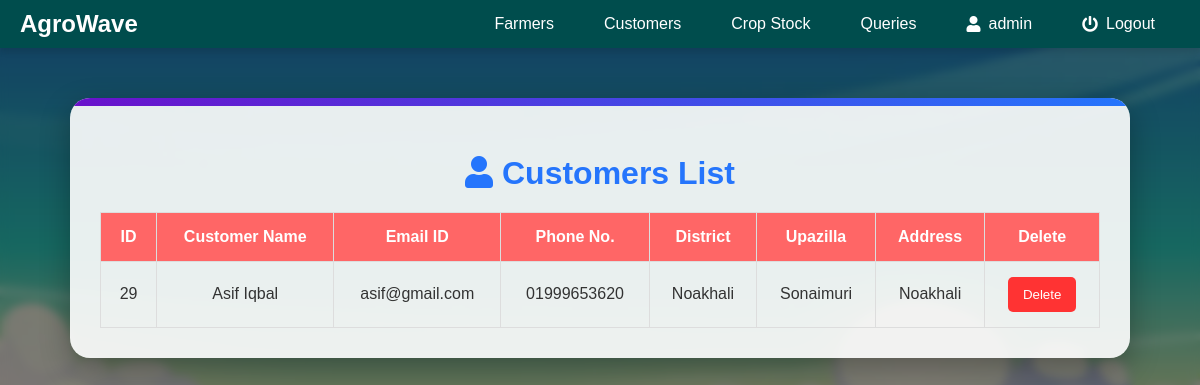
The page /admin/acustomers.php (signed in) on the database its author committed.
### tables this page shows
CREATE TABLE `custlogin` (
  `cust_id` int(20) NOT NULL,
  `cust_name` varchar(255) NOT NULL,
  `password` varchar(255) NOT NULL,
  `email` varchar(255) NOT NULL,
  `address` varchar(255) NOT NULL,
  `city` varchar(255) NOT NULL,
  `pincode` varchar(255) NOT NULL,
  `state` varchar(255) NOT NULL,
  `phone_no` varchar(255) NOT NULL,
  `otp` int(50) NOT NULL
);

### admin/acustomers.php (the view, shortened to what this page needs)
<?php
require('../sql.php');
$user = $_SESSION['admin_login_user'];
$query4 = "SELECT * from admin where admin_name ='$user'";
$ses_sq4 = mysqli_query($conn, $query4);
$row4 = mysqli_fetch_assoc($ses_sq4);
$para2 = $row4['admin_name'];
?>
<!DOCTYPE html>
<html lang="en">
<head>
</head>
<body>
    <?php include('anav.php'); ?>
    <div class="container">
        <h2><i class="fas fa-user"></i> Customers List</h2>
        <table>
            <thead>
                <tr>
                    <th>ID</th>
                    <th>Customer Name</th>
                    <th>Email ID</th>
                    <th>Phone No.</th>
                    <th>District</th>
                    <th>Upazilla</th>
                    <th>Address</th>
                    <th>Delete</th>
                </tr>
            </thead>
            <tbody>
                <?php
                $sql = "SELECT cust_name, cust_id, email, phone_no, state, city, address, pincode FROM custlogin";
                $query = mysqli_query($conn, $sql);
                while ($res = mysqli_fetch_array($query)) { ?>
                    <tr>
                        <td><?php echo $res['cust_id']; ?></td>
                        <td><?php echo $res['cust_name']; ?></td>
                        <td><?php echo $res['email']; ?></td>
                        <td><?php echo $res['phone_no']; ?></td>
                        <td><?php echo $res['state']; ?></td>
                        <td><?php echo $res['city']; ?></td>
                        <td><?php echo $res['address']; ?></td>
                        <td>
                            <button>
                                <a href="acdelete.php?id=<?php echo $res['cust_id']; ?>">Delete</a>
                            </button>
                        </td>
                    </tr>
                <?php } ?>
            </tbody>
        </table>
    </div>
</body>
</html>

### admin/anav.php (shortened to what this page needs)
<!DOCTYPE html>
<html lang="en">
<head>
  <link href="https://cdnjs.cloudflare.com/ajax/libs/font-awesome/5.15.4/css/all.min.css" rel="stylesheet">
</head>
<body>
  <nav>
    <a href="../index.php" class="navbar-brand">
      AgroWave
    </a>
    <ul>
      <li>
      <a href="afarmers.php">Farmers</a>
      </li>
      <li>
        <a href="acustomers.php">Customers</a>
      </li>
      <li>
        <a href="aproducedcrop.php">Crop Stock</a>
      </li>
      <li>
        <a href="aviewmsg.php">Queries</a>
      </li>
      <li>
        <a href="aprofile.php"><i class="fas fa-user"></i> <?php echo $para2; ?></a>
      </li>
      <li>
        <a href="alogout.php" class="text-danger"><i class="fas fa-power-off"></i> Logout</a>
      </li>
    </ul>
  </nav>
</body>
</html>

### admin/acustomers.php (style rules this page uses)
body { font-family: 'Arial', sans-serif; margin: 0; padding: 0; background: url('../assets/img/admin.jpg') no-repeat center center fixed; background-size: cover; color: #fff; overflow-x: hidden; }
body::before { content: ''; position: fixed; top: 0; left: 0; width: 100%; height: 100%; background: rgba(0, 0, 0, 0.5); backdrop-filter: blur(4px); z-index: -1; }
.container { max-width: 1000px; margin: 50px auto; background: rgba(255, 255, 255, 0.9); color: #333; border-radius: 20px; box-shadow: 0 10px 30px rgba(0, 0, 0, 0.3); overflow: hidden; padding: 30px; position: relative; animation: fadeIn 1s ease-out; }
.container::before { content: ''; position: absolute; top: 0; left: 0; width: 100%; height: 8px; background: linear-gradient(to right, #6a11cb, #2575fc); }
h2 { text-align: center; color: #2575fc; font-weight: bold; margin-bottom: 20px; font-size: 2rem; }
table { width: 100%; border-collapse: collapse; margin-top: 20px; }
th, td { padding: 15px; text-align: center; border: 1px solid #ddd; }
th { background-color: #ff6666; color: white; }
button { background-color: #ff3333; color: white; padding: 10px 15px; border: none; border-radius: 5px; cursor: pointer; }
a { text-decoration: none; color: white; }

### admin/anav.php (style rules this page uses)
nav { background-color: #004d4d; display: flex; justify-content: space-between; align-items: center; padding: 10px 20px; position: sticky; top: 0; z-index: 1000; box-shadow: 0 4px 6px rgba(0, 0, 0, 0.1); }
nav .navbar-brand { display: flex; align-items: center; text-decoration: none; color: white; font-size: 24px; font-weight: bold; }
nav ul { list-style: none; display: flex; margin: 0; padding: 0; }
nav ul li { margin: 0 15px; position: relative; }
nav ul li a { text-decoration: none; color: white; font-size: 16px; padding: 5px 10px; transition: all 0.3s ease; display: flex; align-items: center; }
nav ul li a i { margin-right: 8px; }

### rows shown on the page
custlogin: cust_id "29", cust_name "Asif Iqbal", email "asif@gmail.com", phone_no "01999653620", state "Noakhali", city "Sonaimuri", address "Noakhali"

### other values the page prints
$para2 "admin"
